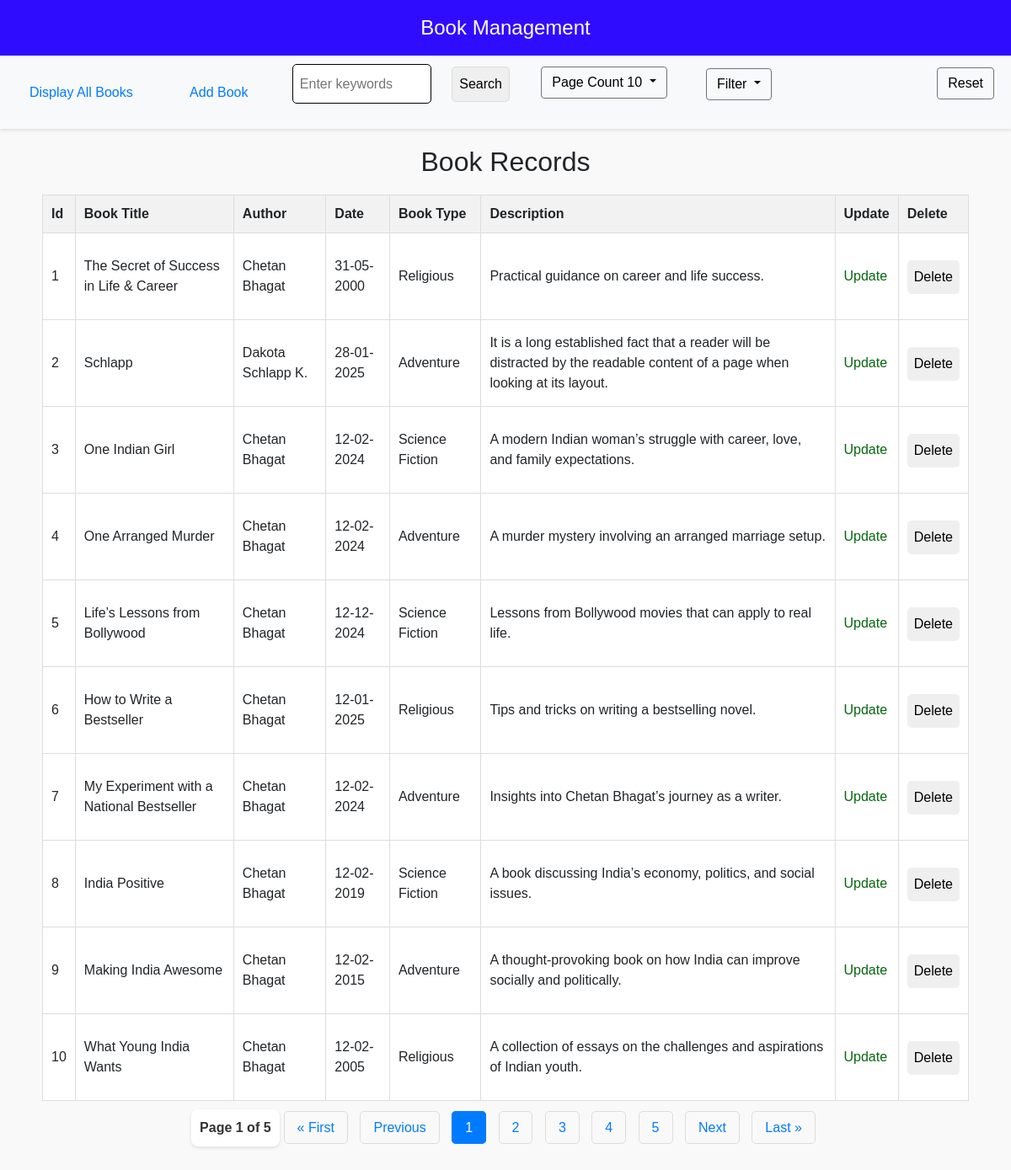
The page /?records_per_page=10&search=&filter= on the database its author committed.
### myapp/models.py (models this page shows, shortened)
class user(models.Model):
    id = models.AutoField(primary_key=True)
    title = models.CharField(max_length=50)
    book_type = models.CharField(max_length=30)
    author = models.CharField(max_length=50)
    date = models.DateField()
    description = models.TextField()
    updated_at = models.DateTimeField(auto_now=True)
    class Meta:
        ordering = ['-id']

### myapp/views.py (the view, shortened to what this page needs)
# urls.py: path('', views.index, name='index'),
def index(request):
    search_query = request.GET.get('search', '')  # Fetch search query from request
    filter_option = request.GET.get('filter', '')  # Fetch filter option if any
    try:
        records_per_page = int(request.GET.get('records_per_page', 5))  # Default to 5 if not set or invalid
    except ValueError:
        records_per_page = 5  # Fallback to default if conversion fails
    users = user.objects.all().order_by('-updated_at', '-id')
    if filter_option == 'published_before_2024':
        users = users.filter(date__lt='2024-01-01')  # Filter users with date before 2024
    elif filter_option == 'published_after_2024':
        users = users.filter(date__gte='2024-01-01')  # Filter users with date after 2024
    elif filter_option == 'Religious':
        users = users.filter(book_type__icontains='Religious')
    elif filter_option == 'Adventure':
        users = users.filter(book_type__icontains='Adventure')
    elif filter_option == 'Science Fiction':
        users = users.filter(book_type__icontains='Science Fiction')
    paginator = Paginator(users, records_per_page)
    page_number = request.GET.get('page', 1)  # Get current page number (default to 1)
    page_obj = paginator.get_page(page_number)
    for idx, user_obj in enumerate(page_obj.object_list, start=1):
        user_obj.display_id = idx
    start_index = (page_obj.number - 1) * records_per_page
    return render(request, 'index.html', {
        'users': page_obj,  # Paginated user data
        'search': search_query,  # Include the search query
        'filter': filter_option,  # Include the filter option
        'records_per_page': records_per_page,  # Include records per page selected
        'start_index': start_index  # Records per page
    })

### myapp/templates/index.html (shortened to what this page needs)
<!DOCTYPE html>
<html lang="en">
<head>
    <link href="https://cdn.jsdelivr.net/npm/bootstrap@4.6.2/dist/css/bootstrap.min.css"
    rel="stylesheet">
</head>
<body>
    <header>Book Management</header>
    <div class="navbar">
        <a href="{% url 'display_all' %}">Display All Books</a>
        <a href="{% url 'add_records' %}">Add Book</a>
<form action="{% url 'index' %}" method="get" onsubmit="disableSearchButton()">
        <input type="text" style="width: 165px; height: 47px; border-radius: 5px; border: 1px solid black;"
           id="searchInput" placeholder="Enter keywords" name="search" value="{{ search }}" required> &nbsp;
    <input type="submit" id="searchButton" value="Search">
</form>
     <form action="{% url 'index' %}" method="get" class="mb-4">
        <div class="dropdown dropdown-hover me-3">
            <button data-bs-toggle="dropdown" class="btn btn-secondary dropdown-toggle" type="button"
                id="dropdownMenuButton" style="background-color: transparent; color: black;"
                data-mdb-toggle="dropdown" aria-expanded="false">
                Page Count {{ records_per_page|default:5 }}
            </button>&nbsp;&nbsp;
        </div>
    </form>
    <form action="{% url 'index' %}" method="get">
    <div class="d-flex justify-content-center" style="margin-right: 150px;">
        <div class="dropdown dropdown-hover me-3">
            <button data-bs-toggle="dropdown" class="btn btn-secondary dropdown-toggle" type="button"
                id="dropdownMenuButton" style="background-color: transparent; color: black;"
                data-mdb-toggle="dropdown" aria-expanded="false">
                Filter
            </button>&nbsp;&nbsp;
        </div>
    </div>
</form>
                    <button type="button" class="btn btn-secondary"
                        style="margin-bottom: 22px; background-color: transparent; color: black;"
                        onclick="window.location.href='/'">
                        Reset
                    </button>
                </div>
    {% if not users %}
    <p style="text-align: center; color: #888;">No records found. Try adjusting your filters or search terms.</p>
    {% else %}
    <div class="container">
        <h2 style="text-align: center;">Book Records</h2>
        <table>
            <tr>
                <th>Id</th>
                <th>Book Title</th>
                <th>Author</th>
                <th>Date</th>
                <th>Book Type</th>
                <th>Description</th>
                <th>Update</th>
                <th>Delete</th>
            </tr>
            {% for i in users %}
            <tr>
                <td scope="row">{{ users.start_index|add:forloop.counter0 }}</td>
                <td>{{ i.title }}</td>
                <td>{{ i.author }}</td>
                <td>{{ i.date|date:'d-m-Y' }}</td>
                <td>{{ i.book_type }}</td>
                <td>{{ i.description }}</td>
                <td><a href="{% url 'update' i.id %}"
                        style="color: rgb(6, 103, 14); background-color: white; border: none; cursor: pointer;">Update</a>
                </td>
                <td>
                    <form id="deleteForm{{ i.id }}" action="{% url 'delete' i.id %}" method="post" style="margin-top: 15px;">
                        <input type="button" value="Delete" data-task-id="{{ i.id }}" onclick="openModal(this)" style="border: none; border-radius: 5px; cursor: pointer; margin-top: 7px;">
                    </form>
                </td>
            </tr>
            {% endfor %}
        </table>
        <div class="pagination">
            <div class="page-info">
                Page {{ users.number }} of {{ users.paginator.num_pages }}
            </div>
            <div class="pagination-links">
            {% if users.has_previous %}
                <a href="?page=1&search={{ search }}&filter={{ filter }}&records_per_page={{ records_per_page }}">« First</a>
                <a href="?page={{ users.previous_page_number }}&search={{ search }}&filter={{ filter }}&records_per_page={{ records_per_page }}">Previous</a>
            {% else %}
                <a class="disabled">« First</a>
                <a class="disabled">Previous</a>
                {% endif %}
                {% for num in users.paginator.page_range %}
                {% if users.number == num %}
                <a class="active">{{ num }}</a>
                {% else %}
                    <a href="?page={{ num }}&search={{ search }}&filter={{ filter }}&records_per_page={{ records_per_page }}">{{ num }}</a>
                    {% endif %}
            {% endfor %}
            {% if users.has_next %}
                <a href="?page={{ users.next_page_number }}&search={{ search }}&filter={{ filter }}&records_per_page={{ records_per_page }}">Next</a>
                <a href="?page={{ users.paginator.num_pages }}&search={{ search }}&filter={{ filter }}&records_per_page={{ records_per_page }}">Last »</a>
            {% else %}
                <a class="disabled">Next</a>
                <a class="disabled">Last »</a>
                {% endif %}
            </div>
        </div>
        {% endif %}
</body>
</html>

### myapp/templates/index.html (style rules this page uses)
body { font-family: Arial, sans-serif; margin: 0; padding: 0; background-color: #f9f9f9; }
header { background-color: #300cff; color: white; padding: 15px 20px; text-align: center; font-size: 24px; font-family:'Trebuchet MS', 'Lucida Sans Unicode', 'Lucida Grande', 'Lucida Sans', Arial, sans-serif; }
.navbar { display: flex; justify-content: space-between; background-color: #f8f9fa; padding: 10px 20px; box-shadow: 0 2px 4px rgba(0, 0, 0, 0.1); }
.navbar a { color: #007bff; text-decoration: none; padding: 10px 15px; border-radius: 5px; }
.container { padding: 20px; }
form { margin-bottom: 20px; display: flex; align-items: center; flex-wrap: wrap; gap: 10px; }
form input, form select, form button { padding: 8px; border: 1px solid #ddd; border-radius: 5px; }
table { width: 100%; border-collapse: collapse; background: white; margin-top: 20px; }
table, th, td { border: 1px solid #ddd; }
th, td { padding: 10px; text-align: left; }
th { background-color: #f2f2f2; }
a { font-family: 'Lucida Sans', 'Lucida Sans Regular', 'Lucida Grande', 'Lucida Sans Unicode', Geneva, Verdana, sans-serif; }
.pagination { display: flex; justify-content: center; margin: 20px 0; }
.pagination a { color: #007bff; text-decoration: none; padding: 10px 15px; border: 1px solid #ddd; margin: 0 5px; border-radius: 5px; }
.pagination a.active { background-color: #007bff; color: white; border-color: #007bff; }
.page-info { font-size: 16px; font-weight: 600; color: #333; background-color: white; padding: 10px 10px; margin-top: -10px; border-radius: 8px; box-shadow: 0 2px 4px rgba(0, 0, 0, 0.1); text-align: center; }

### rows shown on the page
user: start_index|add "1", title "The Secret of Success in Life & Career", author "Chetan Bhagat", date "31-05-2000", book_type "Religious", description "Practical guidance on career and life success."
user: start_index|add "2", title "Schlapp", author "Dakota Schlapp K.", date "28-01-2025", book_type "Adventure", description "It is a long established fact that a reader will be distracted by the readable content of a page when looking at its layout."
user: start_index|add "3", title "One Indian Girl", author "Chetan Bhagat", date "12-02-2024", book_type "Science Fiction", description "A modern Indian woman’s struggle with career, love, and family expectations."
user: start_index|add "4", title "One Arranged Murder", author "Chetan Bhagat", date "12-02-2024", book_type "Adventure", description "A murder mystery involving an arranged marriage setup."
user: start_index|add "5", title "Life’s Lessons from Bollywood", author "Chetan Bhagat", date "12-12-2024", book_type "Science Fiction", description "Lessons from Bollywood movies that can apply to real life."
user: start_index|add "6", title "How to Write a Bestseller", author "Chetan Bhagat", date "12-01-2025", book_type "Religious", description "Tips and tricks on writing a bestselling novel."
user: start_index|add "7", title "My Experiment with a National Bestseller", author "Chetan Bhagat", date "12-02-2024", book_type "Adventure", description "Insights into Chetan Bhagat’s journey as a writer."
user: start_index|add "8", title "India Positive", author "Chetan Bhagat", date "12-02-2019", book_type "Science Fiction", description "A book discussing India’s economy, politics, and social issues."
user: start_index|add "9", title "Making India Awesome", author "Chetan Bhagat", date "12-02-2015", book_type "Adventure", description "A thought-provoking book on how India can improve socially and politically."
user: start_index|add "10", title "What Young India Wants", author "Chetan Bhagat", date "12-02-2005", book_type "Religious", description "A collection of essays on the challenges and aspirations of Indian youth."

### other values the page prints
{{ records_per_page|default:5 }} "10"
{{ users.number }} "1"
{{ users.paginator.num_pages }} "5"
{{ num }} "1"
{{ num }} "2" "3" "4" "5"
